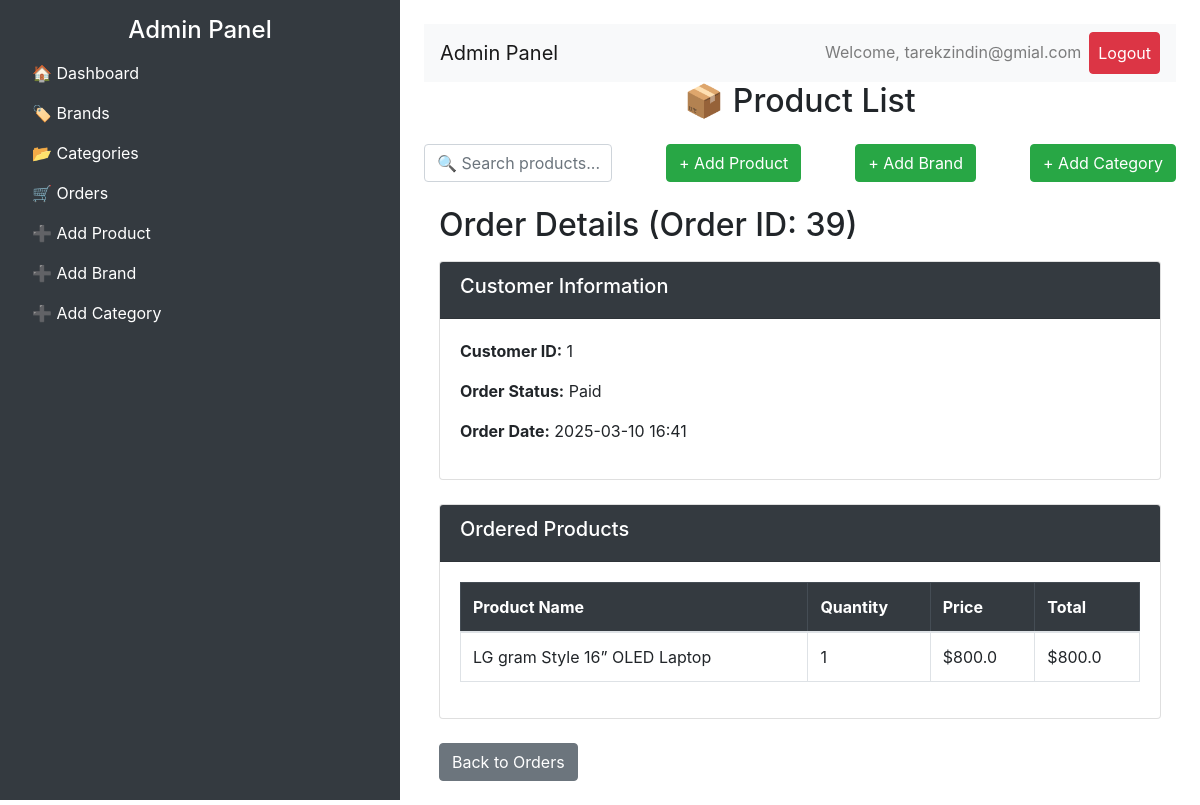
The app's page /admin/order/39 (signed in) with its own data.
### shop/customer/models.py (models this page shows, shortened)
class CustomerOrder(db.Model):
    id = db.Column(db.Integer, primary_key=True)
    invoice = db.Column(db.String(20), unique=True, nullable=False)
    status = db.Column(db.String(20), default='Pending', nullable=False)
    customer_id = db.Column(db.Integer, unique=False, nullable=False)
    date_created = db.Column(db.DateTime, default=datetime.utcnow, nullable=False)
    orders = db.Column(JsonEcodedDict)

### shop/admin/routes.py (the view)
@app.route('/admin/order/<int:order_id>')
def view_order(order_id):
    if 'email' not in session:
        flash('Please log in first!', 'danger')
        return redirect(url_for('login'))
    order = CustomerOrder.query.get_or_404(order_id)  # Get order by ID
    return render_template('admin/order_details.html', order=order)

### shop/customer/models.py (called while the page is built)
    def process_result_value(self, value, dialect):
        if value is None:
            return {}
        else:
            return json.loads(value)

### shop/templates/admin/order_details.html (shortened to what this page needs)
{% extends "layout_admin.html" %}
{% block content %}
<div class="container mt-4">
    <h2>Order Details (Order ID: {{ order.id }})</h2>
    <div class="card mt-3">
        <div class="card-header bg-dark text-white">
            <h5>Customer Information</h5>
        </div>
        <div class="card-body">
            <p><strong>Customer ID:</strong> {{ order.customer_id }}</p>
            <p><strong>Order Status:</strong> {{ order.status }}</p>
            <p><strong>Order Date:</strong> {{ order.date_created.strftime('%Y-%m-%d %H:%M') }}</p>
        </div>
    </div>
    <div class="card mt-4">
        <div class="card-header bg-dark text-white">
            <h5>Ordered Products</h5>
        </div>
        <div class="card-body">
            <table class="table table-bordered">
                <thead class="table-dark">
                    <tr>
                        <th>Product Name</th>
                        <th>Quantity</th>
                        <th>Price</th>
                        <th>Total</th>
                    </tr>
                </thead>
                <tbody>
                    {% for item in order.orders.values() %}
                    <tr>
                        <td>{{ item.name }}</td>
                        <td>{{ item.quantity }}</td>
                        <td>${{ item.price }}</td>
                        <td>${{ item.quantity * item.price }}</td>
                    </tr>
                    {% endfor %}
                </tbody>
            </table>
        </div>
    </div>
    <div class="mt-4">
        <a href="{{ url_for('admin_orders') }}" class="btn btn-secondary">Back to Orders</a>
    </div>
</div>
{% endblock %}

### shop/static/css/styles.css (style rules this page uses)
.btn { transition: 0.3s; }

### records on screen
CustomerOrder: id "39", customer_id "1", status "Paid", date_created "2025-03-10 16:41"

### other values on screen
{{ session['email'] }} "tarekzindin@gmial.com"
{{ item.name }} "LG gram Style 16” OLED Laptop"
{{ item.quantity }} "1"
{{ item.price }} "800.0"
{{ item.quantity * item.price }} "800.0"
